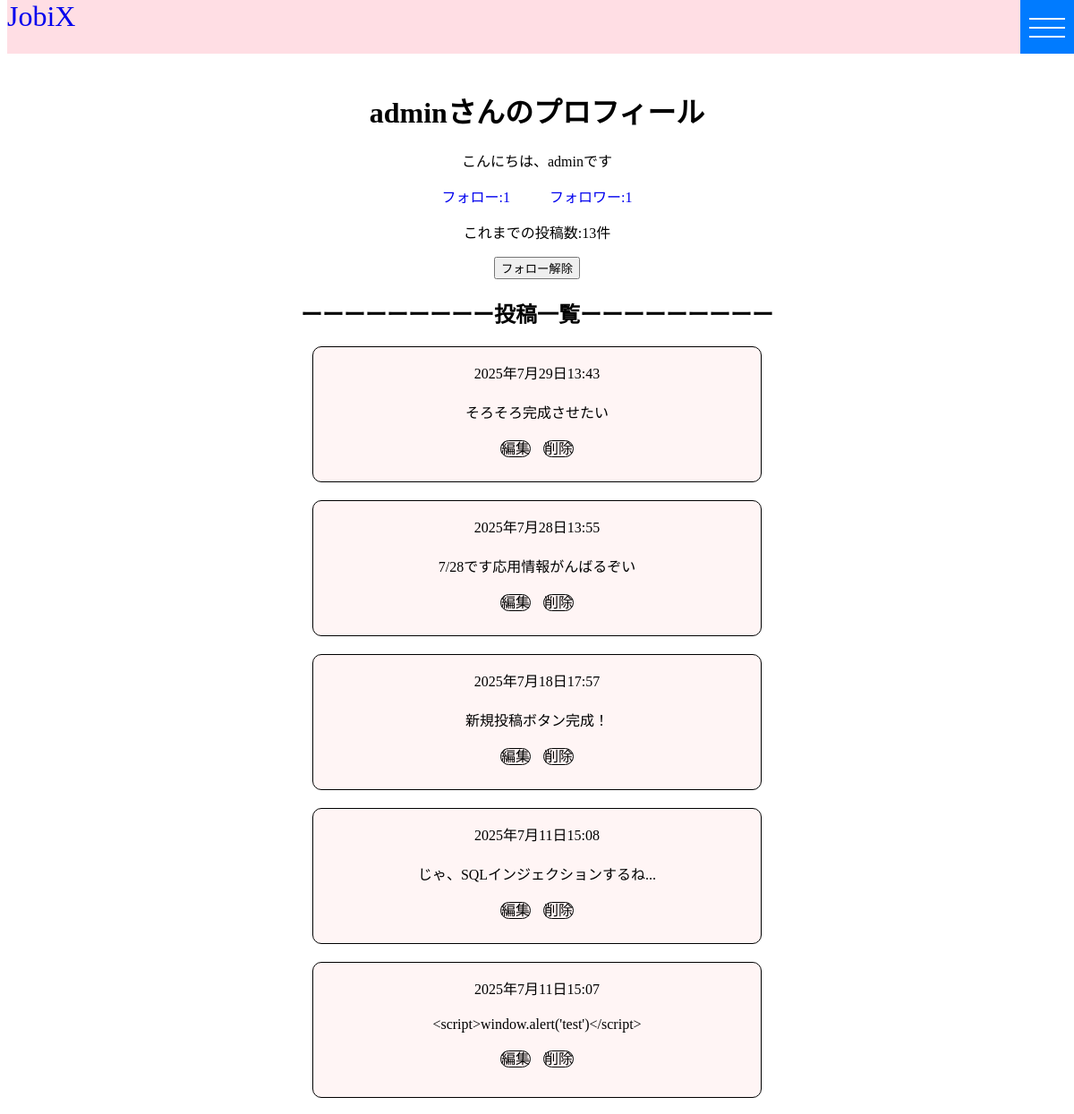
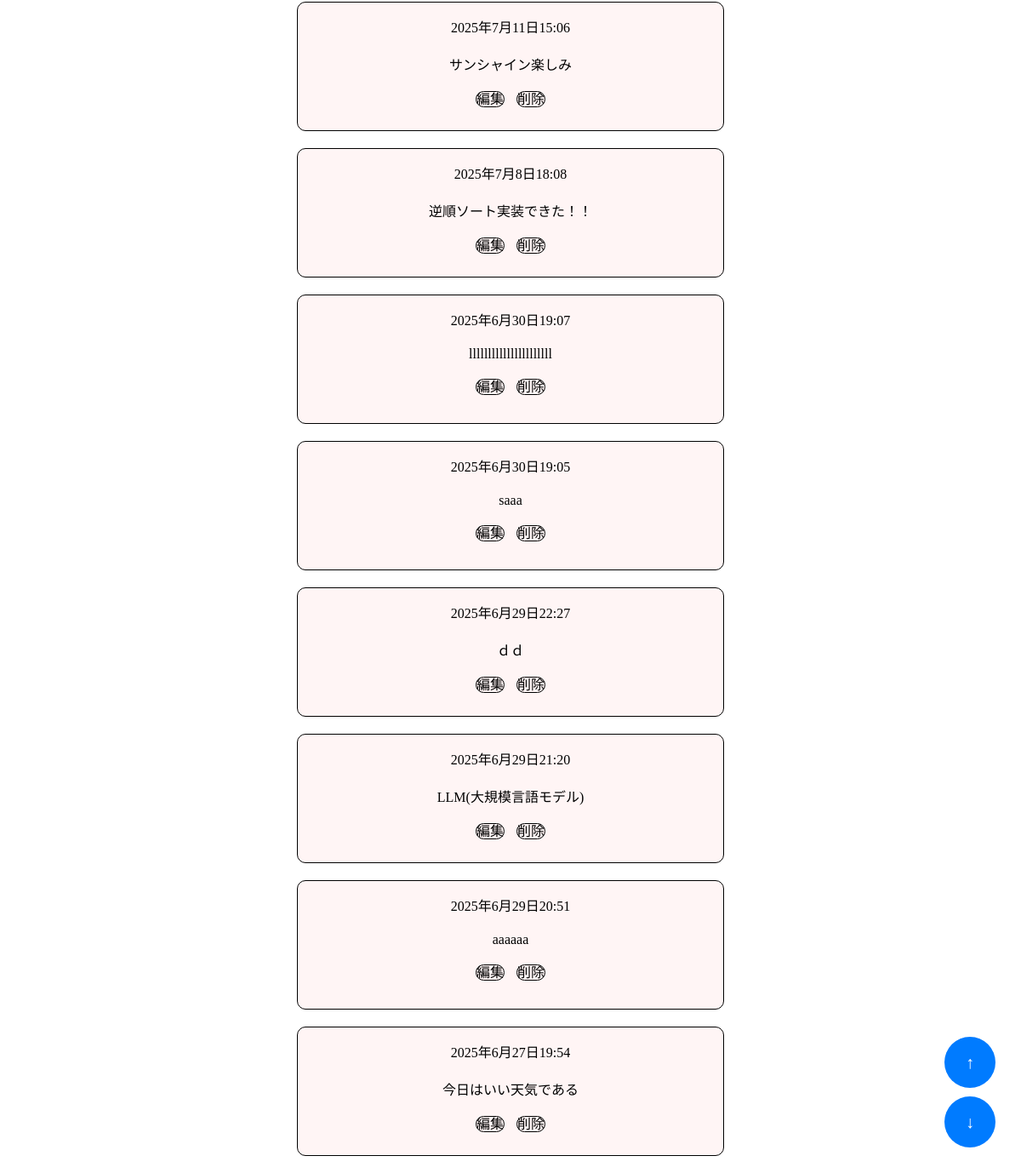
The page /accounts/admin/profile/ (signed in) on the database its author committed (2 pictures, top to bottom).
### accounts/models.py (models this page shows)
class CustomUser(AbstractUser):
  bio = models.TextField(blank=True)
  def __str__(self):
    return self.username

### posts/models.py (models this page shows)
class Tweet(models.Model):
    author = models.ForeignKey(settings.AUTH_USER_MODEL, on_delete=models.CASCADE)
    content = models.CharField(max_length=140)
    created_at = models.DateTimeField(auto_now_add=True)

### accounts/views.py (the view)
# urls.py: path('<str:username>/profile/', views.profile, name='profile'),
def profile(request, username):
    user = get_object_or_404(User, username=username)
    data_list = Tweet.objects.filter(author=user).order_by('-created_at')
    post_count = data_list.count()
    followers = Follow.objects.filter(following=user)
    followings = Follow.objects.filter(follower=user)
    is_following = False
    if request.user.is_authenticated:
      is_following = Follow.objects.filter(follower=request.user, following=user).exists()
    return render(request, 'profiles/profile.html', {'profile_user': user, 'data_list':data_list, 'post_count':post_count, 'followers':followers, 'followings':followings, 'is_following':is_following})

### templates/profiles/profile.html (shortened to what this page needs)
{% extends 'base.html' %}
{% block content %}
<div class="profile">
  {% if profile_user %}
  <h1 class='white'>{{ profile_user.username }}さんのプロフィール</h1>
  <p class='white'>{{ profile_user.bio }}</p>
  <div class="followBtn">
    <a class='followlist' href='{% url "followlist" profile_user.id %}'>フォロー:{{ followings.count }}</a>
    <a class='followerlist' href='{% url "followerlist" profile_user.id %}'>フォロワー:{{ followers.count }}</a>
  </div>
  <p class='white'>これまでの投稿数:{{ post_count }}件</p>
   <form action="{% url 'follow' profile_user.id %}" method='post'>
    {% if is_following%}
    <button type='submit'>フォロー解除</button>
    {% else %}
    {% if user.is_authenticated and user != profile_user %}
    <button type='submit'>フォローする</button>
    {% endif %}
    {% endif %}
  </form>
  <h2>ーーーーーーーーー投稿一覧ーーーーーーーーー</h2>
    {% for data in data_list %}
      <div class="postCard">
        <p>{{ data.created_at }}</p>
        <p class='content'>{{ data.content }}</p>
        <div class="buttons">
          <a class='update' href="{% url 'posts:update' data.pk %}">編集</a>
          <a class='delete' href="{% url 'posts:delete' data.id %}">削除</a>
        </div>
      </div>
    {% endfor %}
</div>
  {% endif %}
{% endblock %}

### static/css/index.css (style rules this page uses)
html { background-color: rgb(255, 255, 255); width: 100%; }
.postCard { background-color: rgb(255, 245, 245); width: 500px; margin: 0 auto; margin-bottom: 20px; height: 150px; border-radius: 10px; border: solid 1px black; }
.buttons .update, .delete { text-decoration: none; border: solid 1px black; border-radius: 10px; color: black; }
.buttons .update { margin-right: 5px; }
.buttons .delete { margin-left: 5px; }
.profile { margin-top: 100px; }
.profile .content { font-family: MS Gothic; }
.delete { margin-top: 100px; }
.profile .content { margin-top: 20px; }
.followlist, .followerlist { text-decoration: none; margin: 10px 20px; }

### rows shown on the page
CustomUser: username "admin", bio "こんにちは、adminです"
Tweet: created_at "2025年7月29日13:43", content "そろそろ完成させたい"
Tweet: created_at "2025年7月28日13:55", content "7/28です応用情報がんばるぞい"
Tweet: created_at "2025年7月18日17:57", content "新規投稿ボタン完成！"
Tweet: created_at "2025年7月11日15:08", content "じゃ、SQLインジェクションするね..."
Tweet: created_at "2025年7月11日15:07", content "<script>window.alert('test')</script>"
Tweet: created_at "2025年7月11日15:06", content "サンシャイン楽しみ"
Tweet: created_at "2025年7月8日18:08", content "逆順ソート実装できた！！"
Tweet: created_at "2025年6月30日19:07", content "llllllllllllllllllllll"
Tweet: created_at "2025年6月30日19:05", content "saaa"
Tweet: created_at "2025年6月29日22:27", content "ｄｄ"
Tweet: created_at "2025年6月29日21:20", content "LLM(大規模言語モデル)"
Tweet: created_at "2025年6月29日20:51", content "aaaaaa"
Tweet: created_at "2025年6月27日19:54", content "今日はいい天気である"

### other values the page prints
{{ followings.count }} "1"
{{ followers.count }} "1"
{{ post_count }} "13"
